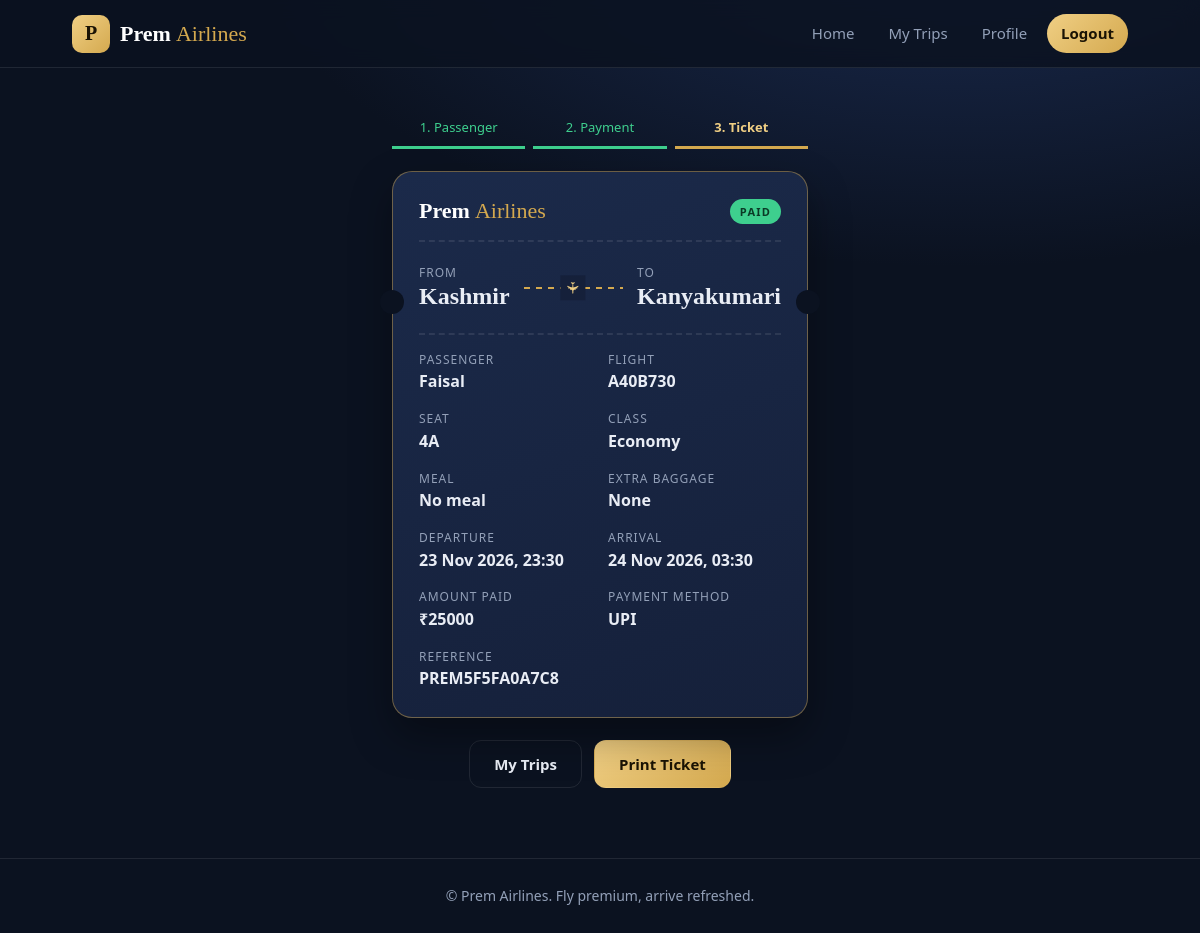
/booking/ticket/7/ (signed in), run on the app's committed database.
### booking/models.py (models this page shows, shortened)
class Booking(models.Model):
    PAYMENT_PENDING = 'PENDING'
    PAYMENT_PAID = 'PAID'
    PAYMENT_STATUS = [
        (PAYMENT_PENDING, 'Pending'),
        (PAYMENT_PAID, 'Paid'),
    ]
    PAYMENT_METHODS = [
        ('CARD', 'Credit / Debit Card'),
        ('UPI', 'UPI'),
        ('NETBANKING', 'Net Banking'),
        ('WALLET', 'Wallet'),
    ]
    user = models.ForeignKey(User, on_delete=models.CASCADE)
    flight = models.ForeignKey(Flight, on_delete=models.CASCADE)
    passenger_name = models.CharField(max_length=30)
    seat_number = models.CharField(max_length=10)
    booking_date = models.DateTimeField(auto_now_add=True)
    CLASSES = [
        ('ECONOMY', 'Economy'),
        ('PREMIUM', 'Premium Economy'),
        ('BUSINESS', 'Business'),
    ]
    MEALS = [
        ('NONE', 'No meal'),
        ('VEG', 'Veg meal'),
        ('NONVEG', 'Non-veg meal'),
        ('JAIN', 'Jain meal'),
    ]
    travel_class = models.CharField(max_length=10, choices=CLASSES, default='ECONOMY')
    meal = models.CharField(max_length=8, choices=MEALS, default='NONE')
    extra_baggage = models.PositiveSmallIntegerField(default=0)  # extra 5 kg blocks
    phone = models.CharField(max_length=15, blank=True)
    amount = models.DecimalField(max_digits=8, decimal_places=2, default=0)
    payment_status = models.CharField(max_length=10, choices=PAYMENT_STATUS, default=PAYMENT_PENDING)
    payment_method = models.CharField(max_length=12, choices=PAYMENT_METHODS, blank=True)
    payment_reference = models.CharField(max_length=40, blank=True)
    paid_at = models.DateTimeField(null=True, blank=True)
    @property
    def is_paid(self):
        return self.payment_status == self.PAYMENT_PAID

### flights/models.py (models this page shows, shortened)
class Flight(models.Model):
    fligt_number = models.CharField(max_length=10)
    airline = models.CharField(max_length=20)
    source = models.CharField(max_length=40)
    destination = models.CharField(max_length=40)
    departure = models.DateTimeField()
    arrival = models.DateTimeField()
    price = models.DecimalField(max_digits=8, decimal_places=2)
    seats = models.PositiveIntegerField(default=60)
    aircraft = models.CharField(max_length=30, blank=True, default='Airbus A320')
    stops = models.PositiveSmallIntegerField(default=0)
    meal_included = models.BooleanField(default=False)
    class Meta:
        ordering = ['departure']

### booking/views.py (the view)
# urls.py: path('ticket/<int:id>/', ticket, name='ticket'),
@login_required(login_url='login')
def ticket(request, id):
    booking = get_object_or_404(Booking, id=id, user=request.user)
    if not booking.is_paid:
        return redirect('payment', id=booking.id)
    return render(request, 'ticket.html', {'booking': booking})

### booking/templates/ticket.html
{% extends 'main.html' %}
{% block content %}
<div class="wrap narrow">
    <div class="steps"><span class="step done">1. Passenger</span><span class="step done">2. Payment</span><span class="step on">3. Ticket</span></div>
    <div class="ticket">
        <div class="ticket-head">
            <span class="brand-text">Prem<em>Airlines</em></span>
            <span class="badge paid">PAID</span>
        </div>
        <div class="ticket-route">
            <div><small>From</small><strong>{{ booking.flight.source }}</strong></div>
            <div class="route-line"><span>&#9992;</span></div>
            <div><small>To</small><strong>{{ booking.flight.destination }}</strong></div>
        </div>
        <div class="ticket-grid">
            <div><small>Passenger</small><strong>{{ booking.passenger_name }}</strong></div>
            <div><small>Flight</small><strong>{{ booking.flight.fligt_number }}</strong></div>
            <div><small>Seat</small><strong>{{ booking.seat_number }}</strong></div>
            <div><small>Class</small><strong>{{ booking.get_travel_class_display }}</strong></div>
            <div><small>Meal</small><strong>{{ booking.get_meal_display }}</strong></div>
            <div><small>Extra Baggage</small><strong>{% if booking.extra_baggage %}+{% widthratio booking.extra_baggage 1 5 %} kg{% else %}None{% endif %}</strong></div>
            <div><small>Departure</small><strong>{{ booking.flight.departure|date:"d M Y, H:i" }}</strong></div>
            <div><small>Arrival</small><strong>{{ booking.flight.arrival|date:"d M Y, H:i" }}</strong></div>
            <div><small>Amount Paid</small><strong>&#8377;{{ booking.amount|floatformat:0 }}</strong></div>
            <div><small>Payment Method</small><strong>{{ booking.get_payment_method_display }}</strong></div>
            <div><small>Reference</small><strong>{{ booking.payment_reference }}</strong></div>
        </div>
    </div>
    <div class="actions">
        <a href="{% url 'mybookings' %}" class="btn btn-ghost">My Trips</a>
        <button onclick="window.print()" class="btn btn-gold">Print Ticket</button>
    </div>
</div>
{% endblock %}

### static/css/style.css (style rules this page uses)
:root { --bg: #0b1220; --bg-2: #101a2e; --card: #15203a; --card-2: #1b2a4a; --line: rgba(255, 255, 255, 0.09); --text: #e9edf5; --muted: #93a0b8; --gold: #d4a94f; --gold-2: #f0cf84; --ok: #3ecf8e; --warn: #f5b84b; --bad: #ff6b6b; --radius: 16px; --shadow: 0 18px 40px rgba(0, 0, 0, 0.35); }
* { box-sizing: border-box; }
html { scroll-behavior: smooth; }
body { margin: 0; min-height: 100vh; display: flex; flex-direction: column; font-family: "Segoe UI", system-ui, -apple-system, Roboto, sans-serif; background: radial-gradient(1200px 600px at 80% -10%, #1b2c52 0%, transparent 60%), var(--bg); color: var(--text); line-height: 1.55; }
a { color: var(--gold-2); }
small { color: var(--muted); display: block; font-size: 12px; text-transform: uppercase; letter-spacing: 1px; }
.brand-text { font: 700 22px Georgia, serif; color: #fff; }
.brand-text em { font-style: normal; color: var(--gold); margin-left: 5px; font-weight: 400; }
.wrap { max-width: 1050px; margin: 0 auto; padding: 40px 6%; }
.wrap.narrow { max-width: 560px; }
.btn, button.btn { display: inline-block; cursor: pointer; text-align: center; text-decoration: none; padding: 13px 24px; font: 600 15px "Segoe UI", system-ui, sans-serif; border-radius: 12px; border: 1px solid transparent; transition: 0.2s; }
.btn-gold { color: #1a1304; background: linear-gradient(135deg, var(--gold-2), var(--gold)); }
.btn-ghost { color: var(--text); background: transparent; border-color: var(--line); }
.route-line { flex: 1; position: relative; height: 2px; background: repeating-linear-gradient( 90deg, var(--gold) 0 6px, transparent 6px 12px ); min-width: 50px; }
.route-line span { position: absolute; left: 50%; top: 50%; transform: translate(-50%, -50%) rotate(90deg); background: var(--card); padding: 0 6px; color: var(--gold-2); }
.badge { font-size: 11px; letter-spacing: 1.2px; font-weight: 700; padding: 4px 10px; border-radius: 999px; }
.badge.paid { color: #0b3a26; background: var(--ok); }
.steps { display: flex; gap: 8px; margin-bottom: 22px; flex-wrap: wrap; }
.step { flex: 1; text-align: center; padding: 9px 12px; font-size: 13px; color: var(--muted); border-bottom: 3px solid var(--line); }
.step.on { color: var(--gold-2); border-color: var(--gold); font-weight: 600; }
.step.done { color: var(--ok); border-color: var(--ok); }
.ticket { background: linear-gradient(160deg, var(--card-2), var(--card)); border: 1px solid rgba(212, 169, 79, 0.45); border-radius: 20px; padding: 26px; box-shadow: var(--shadow); position: relative; }
.ticket::before, .ticket::after { content: ""; position: absolute; top: 118px; width: 24px; height: 24px; border-radius: 50%; background: var(--bg); }
.ticket::before { left: -13px; }
.ticket::after { right: -13px; }
.ticket-head { display: flex; justify-content: space-between; align-items: center; padding-bottom: 16px; border-bottom: 2px dashed var(--line); }
.ticket-route { display: flex; align-items: center; gap: 14px; padding: 22px 0; }
.ticket-route strong { font: 700 24px Georgia, serif; }
.ticket-grid { display: grid; grid-template-columns: 1fr 1fr; gap: 16px; padding-top: 16px; border-top: 2px dashed var(--line); }
.ticket-grid strong { font-size: 16px; word-break: break-word; }
.actions { display: flex; gap: 12px; justify-content: center; margin-top: 22px; }
.wrap { max-width: 1180px; }

### data on the page
Booking: flight.source "Kashmir", flight.destination "Kanyakumari", passenger_name "Faisal", flight.fligt_number "A40B730", seat_number "4A", travel_class "Economy", meal "No meal", flight.departure "23 Nov 2026, 23:30", flight.arrival "24 Nov 2026, 03:30", amount "25000", payment_method "UPI", payment_reference "PREM5F5FA0A7C8"
